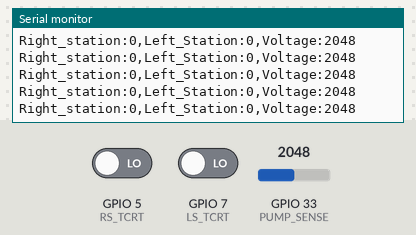
Bench run of a sketch on a simulated ESP32. On the bench: the last lines printed to the serial monitor. The test bench sets the inputs (shaded band); at power-on: GPIO 33 (PUMP_SENSE) = 2048, GPIO 5 (RS_TCRT) LOW, GPIO 7 (LS_TCRT) LOW.

Above: at 1.2 s.
1.3 s: GPIO 33 (PUMP_SENSE) set to 2866
At 1.33 s:
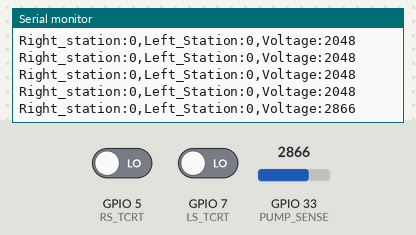
2.8 s: GPIO 5 (RS_TCRT) driven HIGH
At 2.84 s:
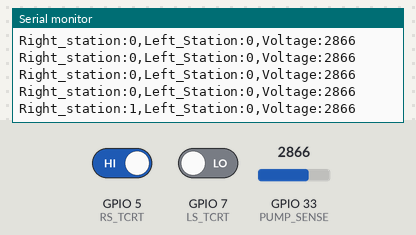
4.3 s: GPIO 7 (LS_TCRT) driven HIGH
At 4.35 s:
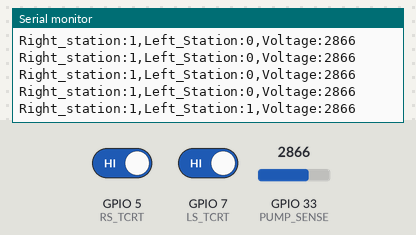
5.8 s: GPIO 33 (PUMP_SENSE) set to 3603
At 5.81 s:
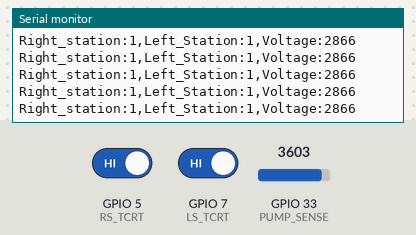
7.3 s: GPIO 5 (RS_TCRT) driven LOW
At 7.32 s:
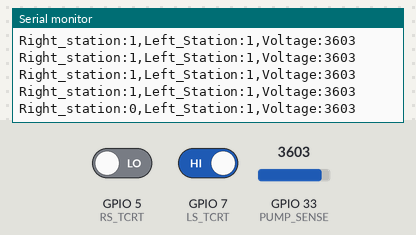
8.8 s: GPIO 7 (LS_TCRT) driven LOW
At 8.84 s:
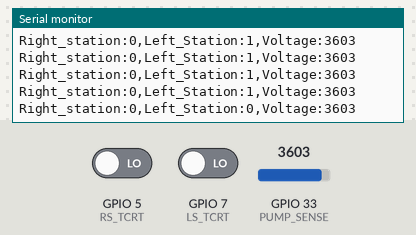
Timing chart, 0 to 11.3 s (numbered marks = the images above; inputs shaded):
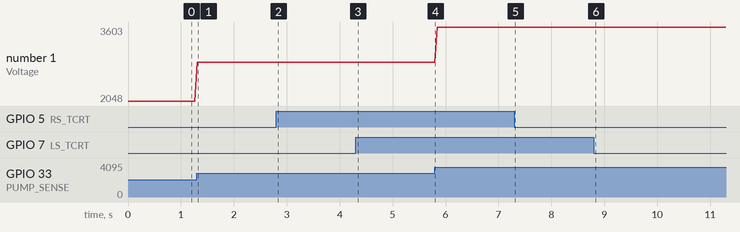

Measured:
- after the input at 1.3 s, the serial monitor: prints a new line at once (image 1)
- after the input at 2.8 s, the serial monitor: prints a new line at once (image 2)
- after the input at 4.3 s, the serial monitor: prints a new line at once (image 3)
- after the input at 7.3 s, the serial monitor: prints a new line at once (image 5)
- after the input at 8.8 s, the serial monitor: prints a new line at once (image 6)
- plotted number 1: 2048 → 2866 after the input at 1.3 s, 2866 → 3603 after the input at 5.8 s

The sketch:

TCRT-threshold-test.ino
```cpp
//right station-sensing tcrt
#define RS_TCRT 5
//left station-sensing tcrt
#define LS_TCRT 7

#define PUMP_SENSE 33

void setup() {
  // put your setup code here, to run once:
  Serial.begin(115200);

  pinMode(RS_TCRT, INPUT);
  pinMode(LS_TCRT, INPUT);
  pinMode(PUMP_SENSE, INPUT);
}

void loop() {
  // put your main code here, to run repeatedly:
  Serial.print("Right_station:");
  Serial.print(digitalRead(RS_TCRT));
  Serial.print(",");
  Serial.print("Left_Station:");
  Serial.print(digitalRead(LS_TCRT));
  Serial.print(",");
  Serial.print("Voltage:");
  Serial.println(analogRead(PUMP_SENSE));

  delay(50);
}
```
